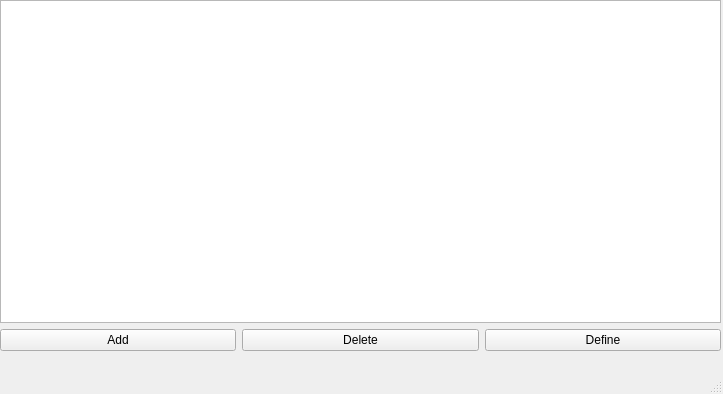
<?xml version="1.0" encoding="UTF-8"?>
<ui version="4.0">
 <class>MainWindow</class>
 <widget class="QMainWindow" name="MainWindow">
  <property name="geometry">
   <rect>
    <x>0</x>
    <y>0</y>
    <width>723</width>
    <height>394</height>
   </rect>
  </property>
  <property name="windowTitle">
   <string>MainWindow</string>
  </property>
  <widget class="QWidget" name="centralwidget">
   <widget class="QWidget" name="layoutWidget">
    <property name="geometry">
     <rect>
      <x>0</x>
      <y>0</y>
      <width>721</width>
      <height>351</height>
     </rect>
    </property>
    <layout class="QGridLayout" name="gridLayout">
     <item row="0" column="0" colspan="3">
      <widget class="QTableView" name="tableView"/>
     </item>
     <item row="1" column="0">
      <widget class="QPushButton" name="addEntry">
       <property name="text">
        <string>Add</string>
       </property>
      </widget>
     </item>
     <item row="1" column="1">
      <widget class="QPushButton" name="deleteEntry">
       <property name="text">
        <string>Delete</string>
       </property>
      </widget>
     </item>
     <item row="1" column="2">
      <widget class="QPushButton" name="calculateBudget">
       <property name="text">
        <string>Define</string>
       </property>
      </widget>
     </item>
    </layout>
   </widget>
  </widget>
  <widget class="QMenuBar" name="menubar">
   <property name="geometry">
    <rect>
     <x>0</x>
     <y>0</y>
     <width>723</width>
     <height>22</height>
    </rect>
   </property>
  </widget>
  <widget class="QStatusBar" name="statusbar"/>
 </widget>
 <resources/>
 <connections/>
</ui>
